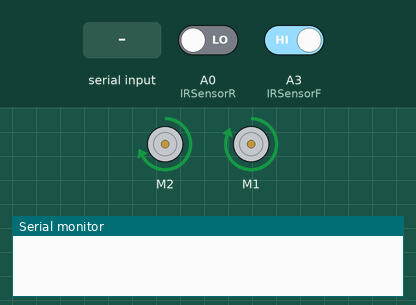
A sketch run on a simulated Arduino Uno, built with avr-gcc and run on an emulated ATmega328P. On the bench: 2 × DC motor (green arrow = forward, orange = backward, longer = faster), the last lines printed to the serial monitor. Inputs (shaded band) come from the test bench; at power-on: A0 (IRSensorR) LOW, A3 (IRSensorF) HIGH.

Above: at 1.2 s.
1.3 s: A0 (IRSensorR) driven HIGH
At 1.45 s:
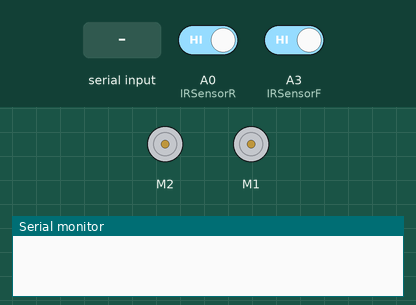
4.3 s: "V" received over Serial
At 4.3 s:
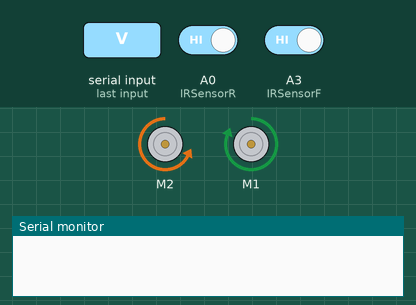
5.8 s: "90,45\n" received over Serial
At 6.05 s:
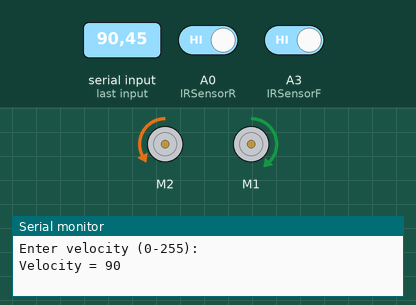
8.8 s: A0 (IRSensorR) driven LOW
At 9.1 s:
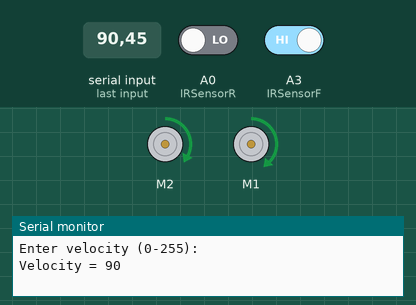
10.3 s: A3 (IRSensorF) driven LOW
At 10.42 s:
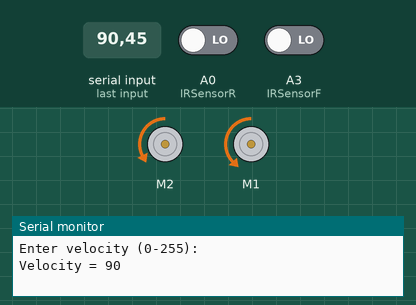
13.3 s: A3 (IRSensorF) driven HIGH
At 14.6 s:
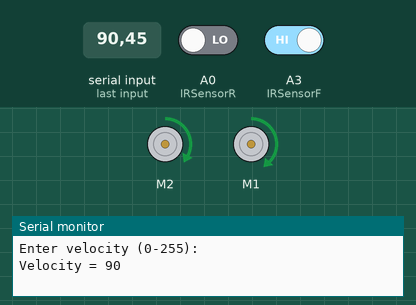
Timing chart, 0 to 15.8 s (numbered marks = the images above; inputs shaded):
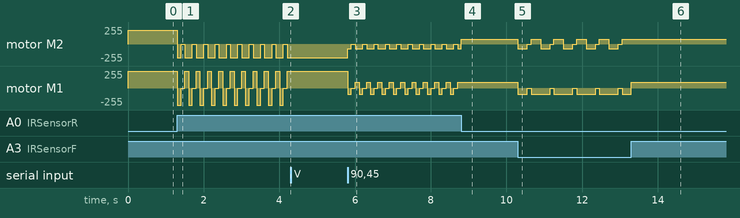

The sketch:

mazerunner.ino
```cpp
#include "AFMotor.h"
#define IRSensorR A0
#define IRSensorF A3
AF_DCMotor motorR (2);
AF_DCMotor motorL (1);
int velocity = 255;
int velocityR = 0;
int velocityL = 0;
int IRSensorStatus_R, IRSensorStatus_Old_R = 0;
int IRSensorStatus_F, IRSensorStatus_Old_F = 0;
int cmd;
void setup() {
  Serial.begin(9600);
  Serial.setTimeout(5);
  pinMode (IRSensorR, INPUT);
  pinMode (IRSensorF, INPUT);
}
void loop() {
  /////////////// IR Sensor //////////////////////////////////////////////////
  velocityR = 0.8 * velocity;
  velocityL = 1 * velocity;
  IRSensorStatus_R = digitalRead (IRSensorR);
  IRSensorStatus_F = digitalRead (IRSensorF);
  if (IRSensorStatus_F == 0 && IRSensorStatus_R == 0)
  {
    motorR.setSpeed(0);
    motorL.setSpeed(0);
    motorL.run(RELEASE);
    motorR.run(RELEASE);
    motorR.setSpeed(velocityR);
    motorL.setSpeed(velocityL);
    motorL.run(BACKWARD);
    motorR.run(BACKWARD);
    delay(250);
    motorR.setSpeed(0);
    motorL.setSpeed(0);
    motorL.run(RELEASE);
    motorR.run(RELEASE);
    delay(100);
    motorR.setSpeed(velocityR);
    motorL.setSpeed(velocityL);
    motorL.run(BACKWARD);
    motorR.run(FORWARD);
    delay(250);
  }
  if (IRSensorStatus_F == 0 && IRSensorStatus_R == 1)
  {
    motorR.setSpeed(velocityR);
    motorL.setSpeed(velocityL);
    motorL.run(BACKWARD);
    motorR.run(BACKWARD);

  }
  if (IRSensorStatus_F == 1 && IRSensorStatus_R == 0)
  {
    motorR.setSpeed(velocityR);
    motorL.setSpeed(velocityL);
    motorL.run(FORWARD);
    motorR.run(FORWARD);

  }
  if (IRSensorStatus_R == 1 && IRSensorStatus_F == 1)
  {
    motorR.setSpeed(0);
    motorL.setSpeed(0);
    motorL.run(RELEASE);
    motorR.run(RELEASE);
    motorR.setSpeed(velocityR);
    motorL.setSpeed(velocityL);
    motorL.run(BACKWARD);
    motorR.run(BACKWARD);
    delay(100);
    motorR.setSpeed(0);
    motorL.setSpeed(0);
    motorL.run(RELEASE);
    motorR.run(RELEASE);
    delay(100);
    motorR.setSpeed(velocityR);
    motorL.setSpeed(velocityL);
    motorL.run(FORWARD);
    motorR.run(BACKWARD);
    delay(100);
  }
  /////////////// Serial Commands //////////////////////////////////////////////////
  if (Serial.available() > 0)
  {
    cmd = Serial.read();
    if (cmd == 'F' )
    {
      delay(30);
      motorR.setSpeed(velocityR);
      motorL.setSpeed(velocityL);
      motorR.run(FORWARD);
      motorL.run(FORWARD);
    }
    else if (cmd == 'B')
    {
      delay(30);
      motorR.setSpeed(velocityR);
      motorL.setSpeed(velocityL);
      motorR.run(BACKWARD);
      motorL.run(BACKWARD);
    }
    else if (cmd == 'R')
    {
      delay(30);
      motorR.setSpeed(velocityR);
      motorL.setSpeed(velocityL);
      motorR.run(BACKWARD);
      motorL.run(FORWARD);
    }
    else if (cmd == 'L')
    {
      delay(30);
      motorR.setSpeed(velocityR);
      motorL.setSpeed(velocityL);
      motorL.run(BACKWARD);
      motorR.run(FORWARD);
    }
    else if (cmd == 'S')
    {
      motorR.setSpeed(0);
      motorL.setSpeed(0);
      motorL.run(RELEASE);
      motorR.run(RELEASE);
    }
    else     if (cmd == 'V' )
    {
      Serial.print("\n\rEnter velocity (0-255):");
      while (Serial.available() == 0) {};
      velocity = Serial.parseInt();
      Serial.print("\n\rVelocity = ");
      Serial.println(velocity);

    }
    else
    {}
  }
}
```

Measured:
- after the input at 1.3 s, motor M2: forward 204/255 → backward 204/255 at once, then repeats every 0.30 s: stopped 0.10 s, backward 204/255 0.20 s; motor M1: forward 255/255 → backward 255/255 at once, then repeats every 0.30 s: stopped 0.10 s, forward 255/255 0.10 s, backward 255/255 0.10 s
- after the input at 4.3 s, motor M2: stops changing and stays backward 204/255; motor M1: stops changing and stays forward 255/255
- after the input at 5.8 s, motor M2: backward 204/255 → backward 72/255 at once, then repeats every 0.30 s: stopped 0.10 s, backward 72/255 0.20 s; motor M1: forward 255/255 → backward 90/255 at once, then repeats every 0.30 s: stopped 0.10 s, forward 90/255 0.10 s, backward 90/255 0.10 s
- after the input at 8.8 s, motor M1: stops changing and stays forward 90/255
- after the input at 10.3 s, motor M2: forward 72/255 → backward 72/255 at once, then repeats every 0.60 s: stopped 0.10 s, forward 72/255 0.25 s, backward 72/255 0.25 s; motor M1: forward 90/255 → backward 90/255 at once, then repeats every 0.60 s: stopped 0.10 s, backward 90/255 0.50 s
- after the input at 13.3 s, motor M2: stops changing and stays forward 72/255
